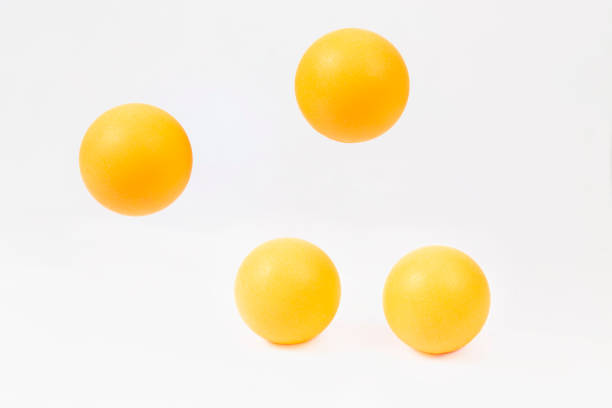
//> input picture modul-2/asset/foto1.jpg, 612 x 408 px
$ ./tugas-1   (built with g++ and OpenCV 4)
//> lines starting //> are read from the running program, lines starting //| are printed output that depends on the picture; after the words box and inside, x2 and y2 are one past the last pixel; in counts of white or black regions, pixels touching at a corner belong together
#include <iostream>
#include <opencv2/opencv.hpp>

using namespace std;
using namespace cv;

Mat image, mask, hsv, outputImage;

int main()
{
    while (true)
    {
        image = imread("../asset/foto1.jpg");
//> image is the input picture: 408 rows x 612 cols, CV_8UC3; mean B, G, R 214.9, 236.7, 245.8

        if (image.empty())
        {
            cout << "Error opening image file" << endl;
            return 0;
        }
        outputImage = Mat::zeros(image.size(), image.type());
        cvtColor(image, hsv, COLOR_BGR2HSV);
//> hsv: 408 rows x 612 cols, CV_8UC3; mean H, S, V 61, 31.9, 246.1

        inRange(hsv, Scalar(14, 79, 235), Scalar(133, 255, 255), mask);
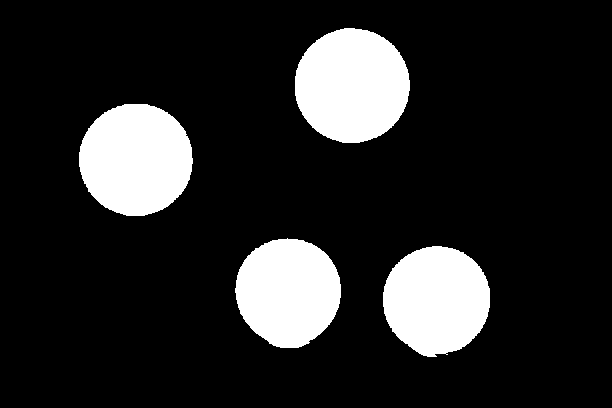
//> mask: 408 rows x 612 cols, CV_8UC1; 15.4% white; 4 white regions

        if (mask.empty())
        {
            cout << "Error creating mask" << endl;
            return 0;
        }

        vector<vector<Point>> contours;
        vector<Vec4i> hierarchy;

        findContours(mask, contours, hierarchy, RETR_TREE, CHAIN_APPROX_SIMPLE);
//> contours = 4 contours; box (x1, y1, x2, y2) and area: (295, 28, 410, 143) 10207, (79, 104, 193, 216) 9886, (383, 246, 490, 357) 9012, (235, 238, 341, 348) 8819

        for (int n = 0; n < image.rows; n++)
        {
            for (int m = 0; m < image.cols; m++)
            {
                if (mask.at<uchar>(n, m) != 0)
                {
                    outputImage.at<Vec3b>(n, m) = image.at<Vec3b>(n, m);
                }
            }
        }
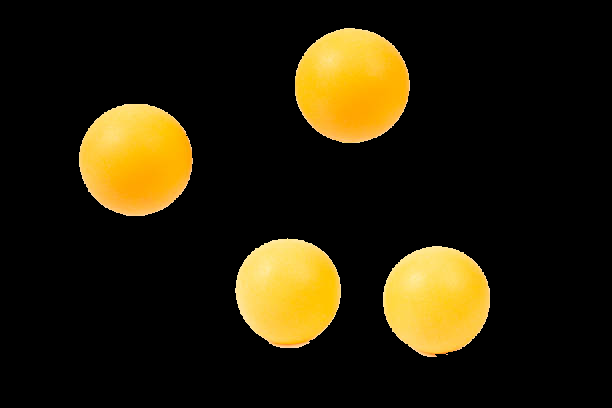
//> outputImage: 408 rows x 612 cols, CV_8UC3; mean B, G, R 9.1, 31.1, 39.3

        Point2f center;
        float radius;

        for (int i = 0; i < contours.size(); i++)
        {
            minEnclosingCircle(contours[i], center, radius);

            circle(outputImage, center, radius, Scalar(20, 200, 10), 2, 4);
        }
//> this loop made 4 passes
//> (center, radius) on passes 1 to 4: (Point(436.8, 301.2), 55.71), (Point(287.2, 292.8), 55.22), (Point(135.5, 159.3), 57.06), (Point(351.7, 85.11), 57.72)
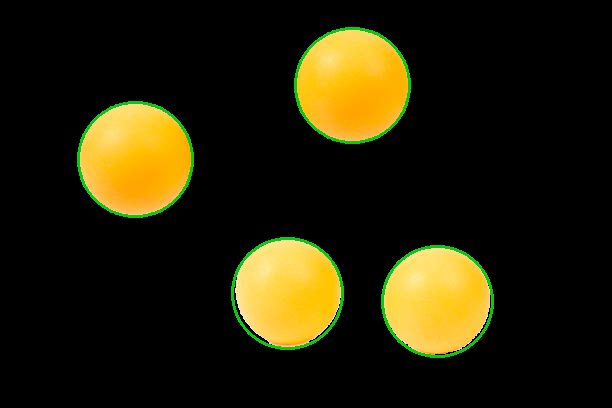
//> outputImage: 408 rows x 612 cols, CV_8UC3; 1.68% of pixels changed, all inside (x1, y1, x2, y2) = (77, 27, 494, 358)
//> after the loop, radius = 57.72

        string hitungBola = "Jumlah Bola = " + to_string(contours.size());
//> hitungBola = "Jumlah Bola = 4"
        putText(outputImage, hitungBola, Point(10, 30), FONT_HERSHEY_COMPLEX, 1.0, Scalar(0, 0, 200), 2);
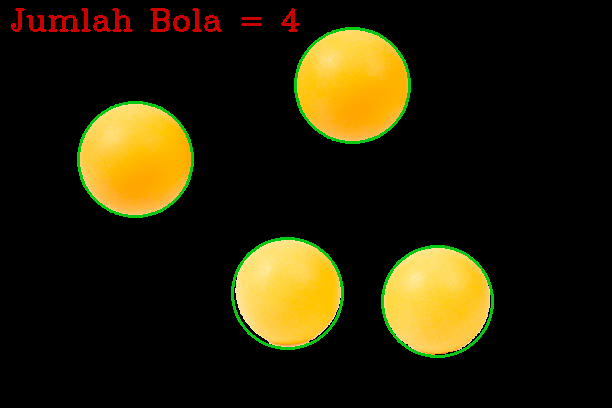
//> outputImage: 408 rows x 612 cols, CV_8UC3; 0.85% of pixels changed, all inside (x1, y1, x2, y2) = (11, 8, 300, 32)

        imshow("Gambar Asli", image);
        imshow("Gambar Output", outputImage);

        waitKey(1);
    }
    destroyAllWindows();

    return 0;
}

$ run again, with modul-2/asset/foto2.jpeg copied over modul-2/asset/foto1.jpg
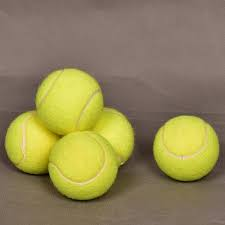
//> input picture modul-2/asset/foto2.jpeg, 225 x 225 px
//> image is the input picture: 225 rows x 225 cols, CV_8UC3; mean B, G, R 87.3, 133, 144.9
//> hsv: 225 rows x 225 cols, CV_8UC3; mean H, S, V 18.2, 92.1, 145.3
//> mask: 225 rows x 225 cols, CV_8UC1; 0.62% white; 22 white regions (17 under 20 px)
//> contours = 22 contours, 19 with area under 20; largest, box (x1, y1, x2, y2) and area: (31, 130, 48, 146) 78, (176, 137, 185, 148) 35, (106, 132, 116, 139) 32
//> the loop `for (int i = 0; i < contours.size(); i++)` made 22 passes
//> (center, radius) on passes 1 to 8: (Point(78.5, 183), 1.5), (Point(91.5, 179.5), 1.58), (Point(98, 175), 0.0001), (Point(101, 171), 0.0001), (Point(183, 158.5), 0.5), (Point(180, 158), 0.0001), (Point(192, 156), 0.0001), (Point(24, 155), 0.0001)
//> after the loop `for (int i = 0; i < contours.size(); i++)`:
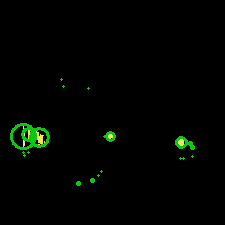
//> outputImage: 225 rows x 225 cols, CV_8UC3; mean B, G, R 0.6, 3.6, 0.8
//> after the loop `for (int i = 0; i < contours.size(); i++)`: radius = 0.0001
//> hitungBola = "Jumlah Bola = 22"
//> `putText(outputImage, hitungBola, Point(10, 30), FONT_HERSHEY_COMPLEX, ..`:
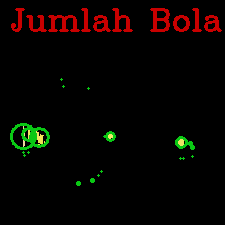
//> outputImage: 225 rows x 225 cols, CV_8UC3; 3.56% of pixels changed, all inside (x1, y1, x2, y2) = (11, 8, 222, 32)
